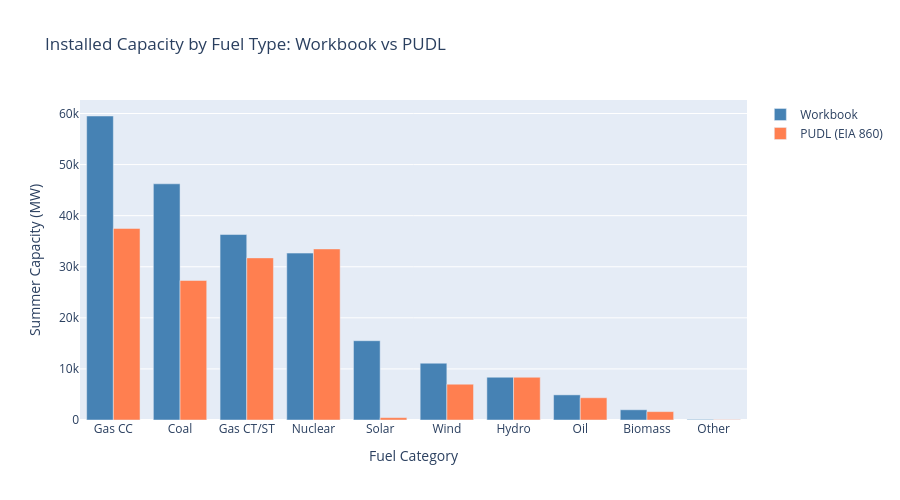

Here is the notebook cell this chart was saved with:
### Code cell
# Visualize capacity comparison
cap_plot = cap_compare.reset_index().rename(columns={"index": "fuel_category"})
cap_plot = cap_plot[cap_plot["fuel_category"] != "Storage"]  # PUDL may not have storage mapped

fig = go.Figure()
fig.add_trace(go.Bar(
    x=cap_plot["fuel_category"], y=cap_plot["wb_mw"],
    name="Workbook", marker_color="steelblue",
))
fig.add_trace(go.Bar(
    x=cap_plot["fuel_category"], y=cap_plot["pudl_mw"],
    name="PUDL (EIA 860)", marker_color="coral",
))
fig.update_layout(
    title="Installed Capacity by Fuel Type: Workbook vs PUDL",
    xaxis_title="Fuel Category",
    yaxis_title="Summer Capacity (MW)",
    barmode="group",
    height=500,
)
fig.show()

# Record result (handle NA in diff_pct)
valid_diffs = cap_compare["diff_pct"].dropna()
if len(valid_diffs) == 0:
    record_result("Capacity Totals by Fuel", "WARN", "No comparable fuel categories found")
else:
    max_pct_diff = float(valid_diffs.abs().max())
    if max_pct_diff < 10:
        record_result("Capacity Totals by Fuel", "PASS",
                      f"Max difference: {max_pct_diff:.1f}% (all within 10%)")
    elif max_pct_diff < 25:
        record_result("Capacity Totals by Fuel", "WARN",
                      f"Max difference: {max_pct_diff:.1f}% (some categories >10%)")
    else:
        record_result("Capacity Totals by Fuel", "FAIL",
                      f"Max difference: {max_pct_diff:.1f}% (significant divergence)")

### Figure 1 — Plotly figure (JSON) as saved in the notebook; plotly's stock layout.template omitted (floating-point values rounded to 4 significant figures)
{"data": [{"marker": {"color": "steelblue"}, "name": "Workbook", "type": "bar", "x": ["Gas CC", "Coal", "Gas CT/ST", "Nuclear", "Solar", "Wind", "Hydro", "Oil", "Biomass", "Other"], "y": [59510.0, 46240.0, 36310.0, 32670.0, 15520.0, 11120.0, 8375.0, 4920.0, 2004.0, 113.2]}, {"marker": {"color": "coral"}, "name": "PUDL (EIA 860)", "type": "bar", "x": ["Gas CC", "Coal", "Gas CT/ST", "Nuclear", "Solar", "Wind", "Hydro", "Oil", "Biomass", "Other"], "y": [37500.0, 27310.0, 31730.0, 33490.0, 463.1, 7003.0, 8367.0, 4357.0, 1641.0, 66.6]}], "layout": {"barmode": "group", "height": 500, "title": {"text": "Installed Capacity by Fuel Type: Workbook vs PUDL"}, "xaxis": {"title": {"text": "Fuel Category"}}, "yaxis": {"title": {"text": "Summer Capacity (MW)"}}}}
